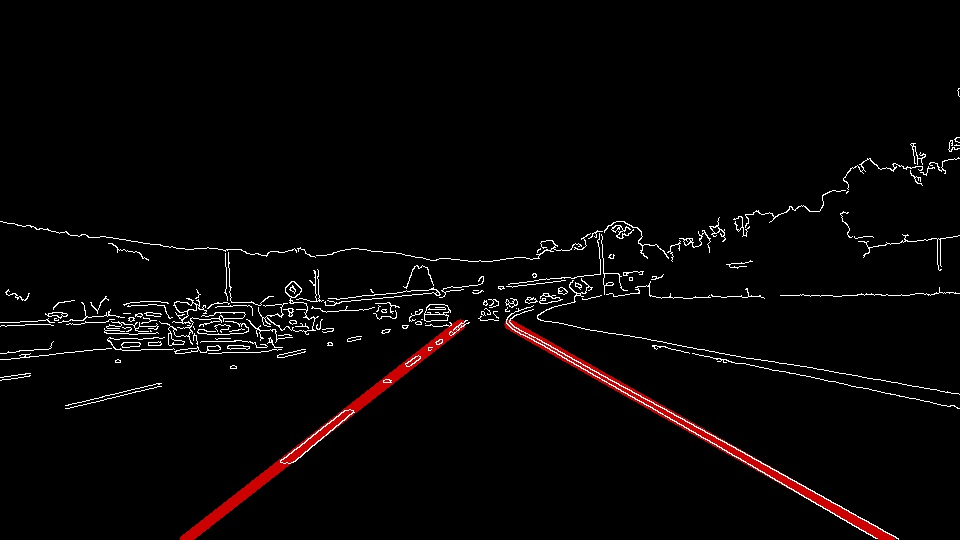
#> input picture test_images/solidWhiteCurve_lines.jpg, 960 x 540 px; its folder holds only this picture in this run
$ jupyter execute --allow-errors P1.ipynb   (shell and % lines are left out)
#> lines starting #> are read from the running program, lines starting #| are printed output that depends on the picture; after the words box and inside, x2 and y2 are one past the last pixel; in counts of white or black regions, pixels touching at a corner belong together
# **Finding Lane Lines on the Road**
***
In this project, you will use the tools you learned about in the lesson to identify lane lines on the road.  You can develop your pipeline on a series of individual images, and later apply the result to a video stream (really just a series of images). Check out the video clip "raw-lines-example.mp4" (also contained in this repository) to see what the output should look like after using the helper functions below.

Once you have a result that looks roughly like "raw-lines-example.mp4", you'll need to get creative and try to average and/or extrapolate the line segments you've detected to map out the full extent of the lane lines.  You can see an example of the result you're going for in the video "P1_example.mp4".  Ultimately, you would like to draw just one line for the left side of the lane, and one for the right.

---
Let's have a look at our first image called 'test_images/solidWhiteRight.jpg'.  Run the 2 cells below (hit Shift-Enter or the "play" button above) to display the image.

**Note** If, at any point, you encounter frozen display windows or other confounding issues, you can always start again with a clean slate by going to the "Kernel" menu above and selecting "Restart & Clear Output".

---

**The tools you have are color selection, region of interest selection, grayscaling, Gaussian smoothing, Canny Edge Detection and Hough Tranform line detection.  You  are also free to explore and try other techniques that were not presented in the lesson.  Your goal is piece together a pipeline to detect the line segments in the image, then average/extrapolate them and draw them onto the image for display (as below).  Once you have a working pipeline, try it out on the video stream below.**

---

<figure>

 <figcaption>
 <p></p>
 <p style="text-align: center;"> Your output should look something like this (above) after detecting line segments using the helper functions below </p>
 </figcaption>
</figure>
 <p></p>
<figure>

 <figcaption>
 <p></p>
 <p style="text-align: center;"> Your goal is to connect/average/extrapolate line segments to get output like this</p>
 </figcaption>
</figure>

[cell 1]
#importing some useful packages
import matplotlib.pyplot as plt
import matplotlib.image as mpimg
import numpy as np
import cv2

#> (a cell that did not finish here is left out)

**Some OpenCV functions (beyond those introduced in the lesson) that might be useful for this project are:**

`cv2.inRange()` for color selection
`cv2.fillPoly()` for regions selection
`cv2.line()` to draw lines on an image given endpoints
`cv2.addWeighted()` to coadd / overlay two images
`cv2.cvtColor()` to grayscale or change color
`cv2.imwrite()` to output images to file
`cv2.bitwise_and()` to apply a mask to an image

**Check out the OpenCV documentation to learn about these and discover even more awesome functionality!**

Below are some helper functions to help get you started. They should look familiar from the lesson!

[cell 3]
import math

def grayscale(img):
    """Applies the Grayscale transform
    This will return an image with only one color channel
    but NOTE: to see the returned image as grayscale
    you should call plt.imshow(gray, cmap='gray')"""
    return cv2.cvtColor(img, cv2.COLOR_RGB2GRAY)
    # Or use BGR2GRAY if you read an image with cv2.imread()
    #return cv2.cvtColor(img, cv2.COLOR_BGR2GRAY)

def canny(img, low_threshold, high_threshold):
    """Applies the Canny transform"""
    return cv2.Canny(img, low_threshold, high_threshold)

def gaussian_blur(img, kernel_size):
    """Applies a Gaussian Noise kernel"""
    return cv2.GaussianBlur(img, (kernel_size, kernel_size), 0)

def region_of_interest(img, vertices):
    """
    Applies an image mask.

    Only keeps the region of the image defined by the polygon
    formed from `vertices`. The rest of the image is set to black.
    """
    #defining a blank mask to start with
    mask = np.zeros_like(img)

    #defining a 3 channel or 1 channel color to fill the mask with depending on the input image
    if len(img.shape) > 2:
        channel_count = img.shape[2]  # i.e. 3 or 4 depending on your image
        ignore_mask_color = (255,) * channel_count
    else:
        ignore_mask_color = 255

    #filling pixels inside the polygon defined by "vertices" with the fill color
    cv2.fillPoly(mask, vertices, ignore_mask_color)

    #returning the image only where mask pixels are nonzero
    masked_image = cv2.bitwise_and(img, mask)
    return masked_image


def draw_lines(img, lines, color=[255, 0, 0], thickness=2):
    """
    NOTE: this is the function you might want to use as a starting point once you want to
    average/extrapolate the line segments you detect to map out the full
    extent of the lane (going from the result shown in raw-lines-example.mp4
    to that shown in P1_example.mp4).

    Think about things like separating line segments by their
    slope ((y2-y1)/(x2-x1)) to decide which segments are part of the left
    line vs. the right line.  Then, you can average the position of each of
    the lines and extrapolate to the top and bottom of the lane.

    This function draws `lines` with `color` and `thickness`.
    Lines are drawn on the image inplace (mutates the image).
    If you want to make the lines semi-transparent, think about combining
    this function with the weighted_img() function below
    """
#    for line in lines:
#        for x1,y1,x2,y2 in line:
#            cv2.line(img, (x1, y1), (x2, y2), color, thickness)
    n_left = 0
    k_left = 0
    b_left = 0
    n_right = 0
    k_right = 0
    b_right = 0
    for line in lines:
        for x1,y1,x2,y2 in line:
            k = (y1-y2)/(x1-x2)
            b = 0.5*(y1+y2-k*(x1+x2))
            if k<0:
                k_left = k_left + k
                b_left = b_left + b
                n_left = n_left + 1
            else:
                k_right = k_right + k
                b_right = b_right + b
                n_right = n_right + 1
    k_left = k_left/n_left
    b_left = b_left/n_left
    k_right = k_right/n_right
    b_right = b_right/n_right

    y1 = int(round(img.shape[0]*0.6))
    y2 = img.shape[0]
    x1 = int(round((y1-b_left)/k_left))
    x2 = int(round((y2-b_left)/k_left))
    cv2.line(img, (x1, y1), (x2, y2), color, thickness)


    x1 = int(round((y1-b_right)/k_right))
    x2 = int(round((y2-b_right)/k_right))
    cv2.line(img, (x1, y1), (x2, y2), color, thickness)


def hough_lines(img, rho, theta, threshold, min_line_len, max_line_gap):
    """
    `img` should be the output of a Canny transform.

    Returns an image with hough lines drawn.
    """
    lines = cv2.HoughLinesP(img, rho, theta, threshold, np.array([]), minLineLength=min_line_len, maxLineGap=max_line_gap)
    line_img = np.zeros((img.shape[0], img.shape[1], 3), dtype=np.uint8)
    draw_lines(line_img, lines,[255, 0, 0], thickness=10)
    #print("{0:d} lines detected".format(len(lines)))
    #print(lines)

    #transparent?
    #weighted_img(img, initial_img, α=0.8, β=1., λ=0.):
    return line_img


# Python 3 has support for cool math symbols.

def weighted_img(img, initial_img, α=0.8, β=1., λ=0.):
    """
    `img` is the output of the hough_lines(), An image with lines drawn on it.
    Should be a blank image (all black) with lines drawn on it.

    `initial_img` should be the image before any processing.

    The result image is computed as follows:

    initial_img * α + img * β + λ
    NOTE: initial_img and img must be the same shape!
    """
    return cv2.addWeighted(initial_img, α, img, β, λ)

## Test on Images

Now you should build your pipeline to work on the images in the directory "test_images"
**You should make sure your pipeline works well on these images before you try the videos.**

[cell 4]
import os
os.listdir("test_images/")

run your solution on all test_images and make copies into the test_images directory).

[cell 5]
# TODO: Build your pipeline that will draw lane lines on the test_images
# then save them to the test_images directory.

dir_test = "test_images"
imgList = os.listdir(dir_test)
numImg = len(imgList)
print("total number of test images: {0:d}".format(numImg))
print(imgList)

def process_image1(image):
    # convert to gray scale image
    gray = grayscale(image)

    # Gaussian smoothing / blurring
    kernel_size = 3
    blur_gray = gaussian_blur(gray, kernel_size)

    # Canny edge detection
    low_threshold = 50
    high_threshold = 150
    edges = canny(blur_gray, low_threshold, high_threshold)

    # region of interest
    imshape = image.shape
    vertices = np.array([[(imshape[1]*0.12,imshape[0]),(imshape[1]*0.45, imshape[0]*0.6), \
                          (imshape[1]*0.55, imshape[0]*0.6), (imshape[1]*0.95,imshape[0])]], dtype=np.int32)

    # draw roi
    num_pt = len(vertices[0,:])
    roi_image = np.copy(image)
    for i in np.arange(num_pt):
        pt1 = vertices[0,i]
        pt2 = vertices[0,i-3]
        cv2.line(roi_image,(pt1[0],pt1[1]),(pt2[0],pt2[1]),[0,0,255],5)

    masked_edges = region_of_interest(edges, vertices)

    # Hough transform
    rho = 1 # distance resolution in pixels of the Hough grid
    theta = 1*np.pi/180 # angular resolution in radians of the Hough grid
    threshold = 40     # minimum number of votes (intersections in Hough grid cell)
    min_line_len = 20 #minimum number of pixels making up a line
    max_line_gap = 20    # maximum gap in pixels between connectable line segments
    line_image = np.copy(image)*0 # creating a blank to draw lines on
    lines = hough_lines(masked_edges, rho, theta, threshold, min_line_len, max_line_gap)

    # Create a "color" binary image to combine with line image
    color_edges = np.dstack((edges, edges, edges))

    # Draw the lines on the edge image
    lines_edges = weighted_img(color_edges, lines)
    result_image = weighted_img(image, lines)
    return result_image, lines_edges, roi_image

for iimg in np.arange(numImg):
    imgNm = imgList[iimg]
    imgFile = os.path.join(dir_test,imgNm)
    image = mpimg.imread(imgFile)
#> image is the input picture: shape (540, 960, 3); mean R, G, B 7.8, 5.4, 5.4

    result_image, lines_edges, roi_image = process_image1(image)
#> in gaussian_blur, `return cv2.GaussianBlur(img, (kernel_size, kernel_size), 0)`:
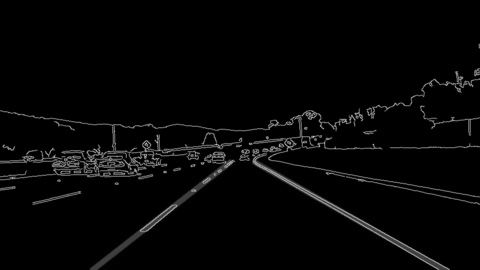
#> returned value: shape (540, 960) (shown at 1/2 size); min 0, max 207, mean 6.1
#> in canny, `return cv2.Canny(img, low_threshold, high_threshold)`:
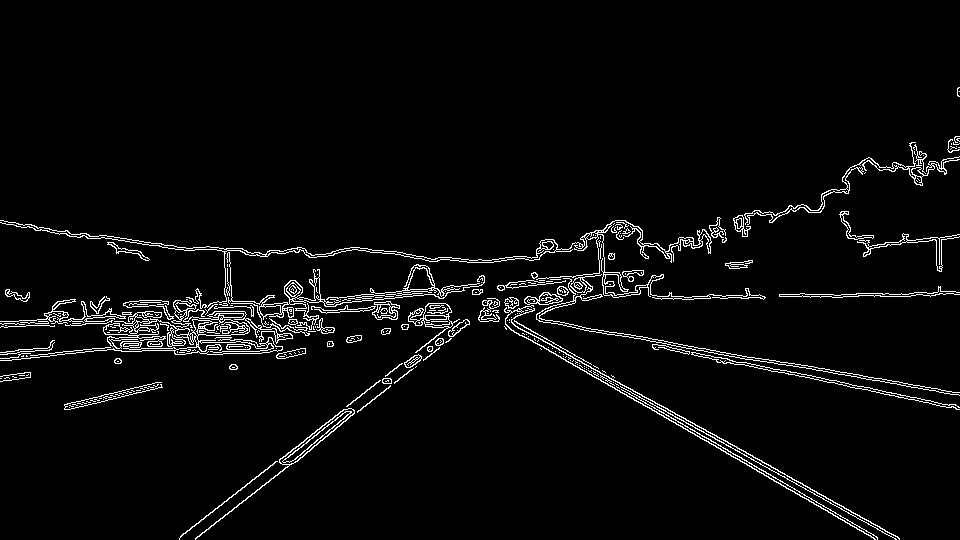
#> returned value: shape (540, 960); 3.7% white in thin lines or dots, all inside (x1, y1, x2, y2) = (0, 87, 960, 540)
#> after the loop in process_image1, `for i in np.arange(num_pt):`:
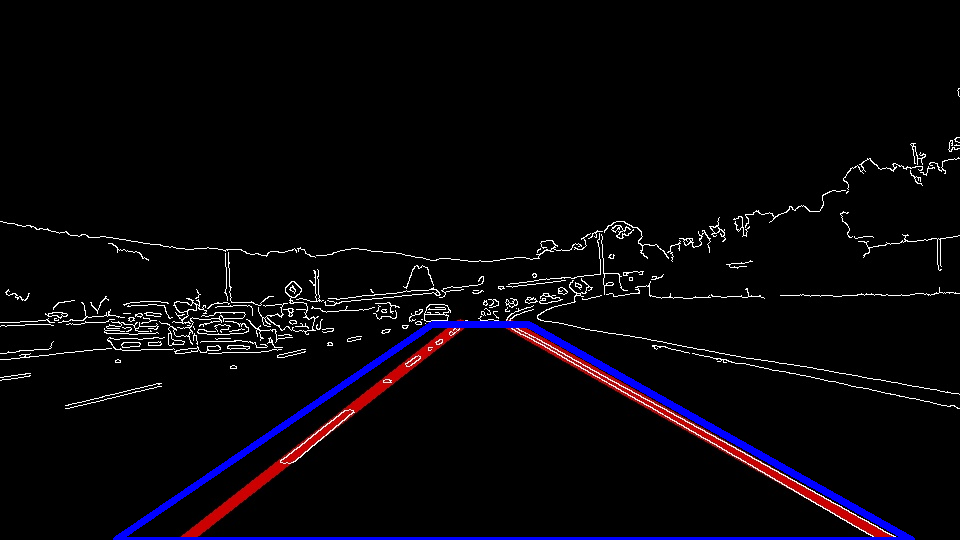
#> roi_image: shape (540, 960, 3); 1.69% of pixels changed, all inside (x1, y1, x2, y2) = (113, 321, 915, 540)
#> in region_of_interest, `cv2.fillPoly(mask, vertices, ignore_mask_color)`:
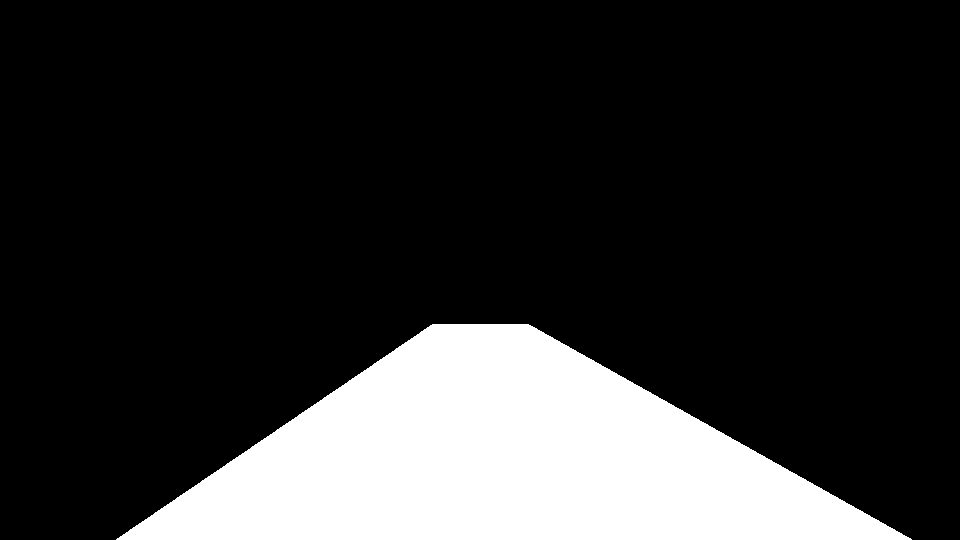
#> mask: shape (540, 960); 18.6% white; 1 white region, box (x1, y1, x2, y2) and area: (116, 324, 912, 540) 96578
#> in region_of_interest, `masked_image = cv2.bitwise_and(img, mask)`:
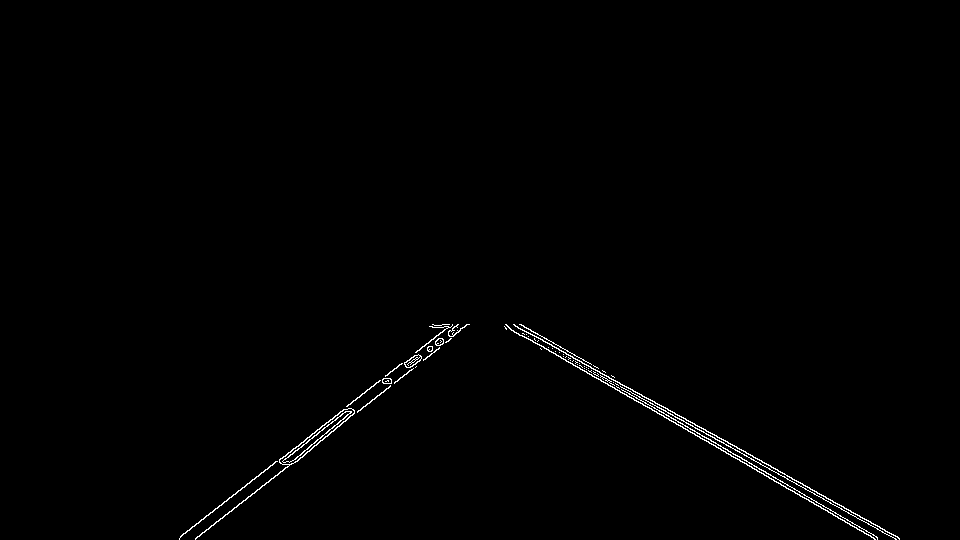
#> masked_image: shape (540, 960); 0.66% white in thin lines or dots, all inside (x1, y1, x2, y2) = (179, 324, 900, 540)
#> in hough_lines, `lines = cv2.HoughLinesP(img, rho, theta, threshold, np.array([]), minL..`: lines = 27 rows, first 6: [526, 334, 896, 539], [514, 324, 898, 537], [507, 326, 875, 539], [313, 446, 469, 324], [180, 536, 276, 461], [534, 339, 877, 537]
#> the loop in draw_lines, `for line in lines:` made 27 passes
#> after the loop in draw_lines, `for line in lines:`: b_left = 11637.4; b_right = 366.9; k_left = -13.34; k_right = 5.62; n_left = 17; n_right = 10
#> in draw_lines, `k_left = k_left/n_left`: k_left = -0.785
#> in draw_lines, `b_left = b_left/n_left`: b_left = 684.6
#> in draw_lines, `k_right = k_right/n_right`: k_right = 0.562
#> in draw_lines, `b_right = b_right/n_right`: b_right = 36.69
#> in draw_lines, `x1 = int(round((y1-b_left)/k_left))`: x1 = 460
#> in draw_lines, `x2 = int(round((y2-b_left)/k_left))`: x2 = 184
#> in draw_lines, `x1 = int(round((y1-b_right)/k_right))`: x1 = 511
#> in draw_lines, `x2 = int(round((y2-b_right)/k_right))`: x2 = 895
#> in draw_lines, `cv2.line(img, (x1, y1), (x2, y2), color, thickness)`:
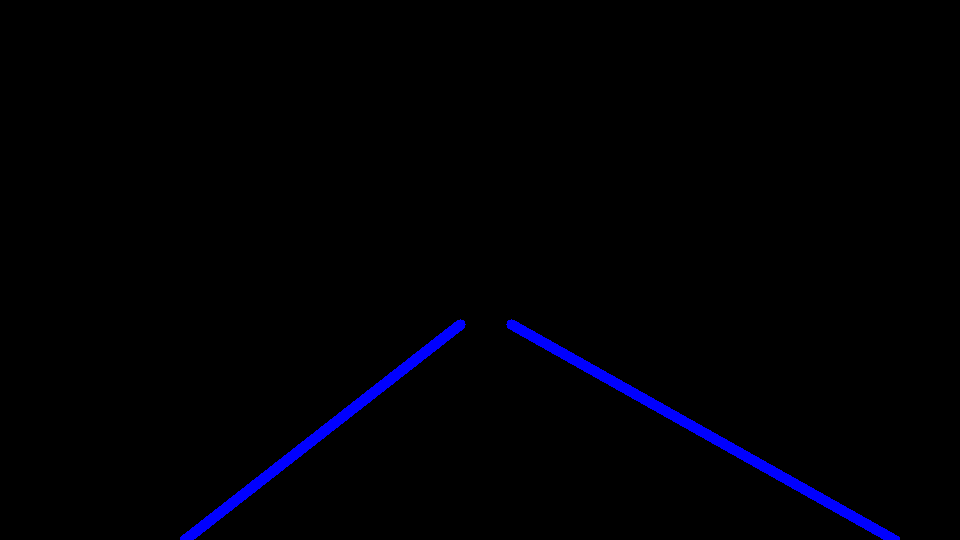
#> img: shape (540, 960, 3); mean of channels 0, 1, 2 4.1, 0, 0; drawn as B, G, R
    plt.figure()
    plt.imshow(roi_image)
    plt.figure()
    plt.imshow(lines_edges)
    plt.figure()
    plt.imshow(result_image)

    mpimg.imsave(os.path.join(dir_test,imgNm[:-4]+"_roi.jpg"),roi_image)
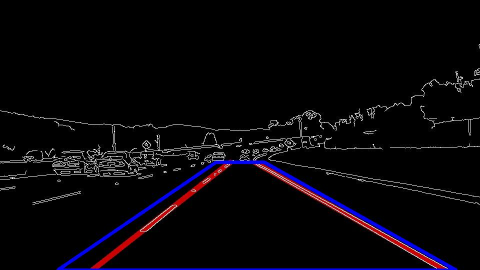
#> saved as solidWhiteCurve_lines_roi.jpg: shape (540, 960, 3) (shown at 1/2 size); mean R, G, B 8, 5.7, 10
    mpimg.imsave(os.path.join(dir_test,imgNm[:-4]+"_lines.jpg"),lines_edges)
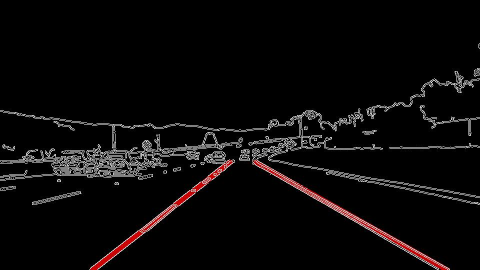
#> saved as solidWhiteCurve_lines_lines.jpg: shape (540, 960, 3) (shown at 1/2 size); mean R, G, B 11.7, 9.7, 9.7
    mpimg.imsave(os.path.join(dir_test,imgNm[:-4]+"_result.jpg"),result_image)
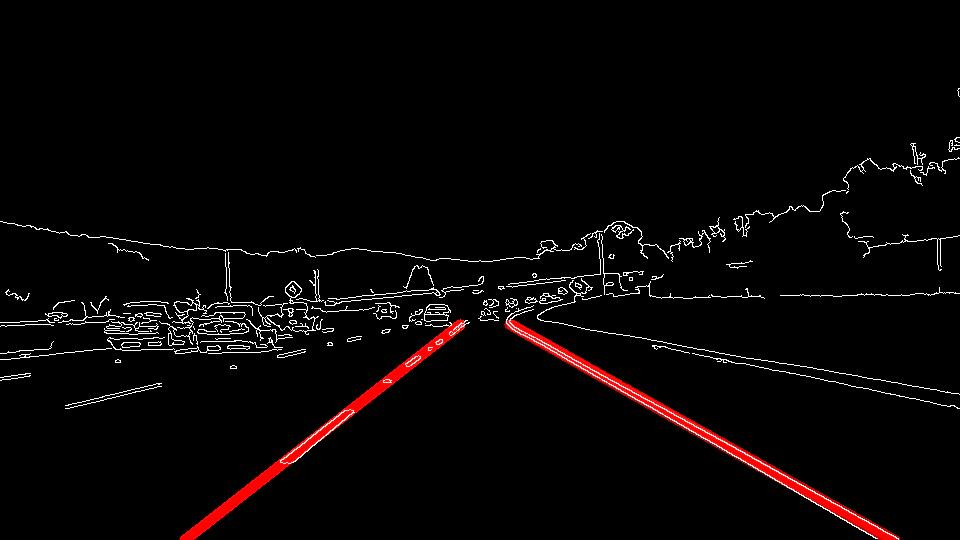
#> saved as solidWhiteCurve_lines_result.jpg: shape (540, 960, 3); mean R, G, B 9.1, 5.8, 5.8
